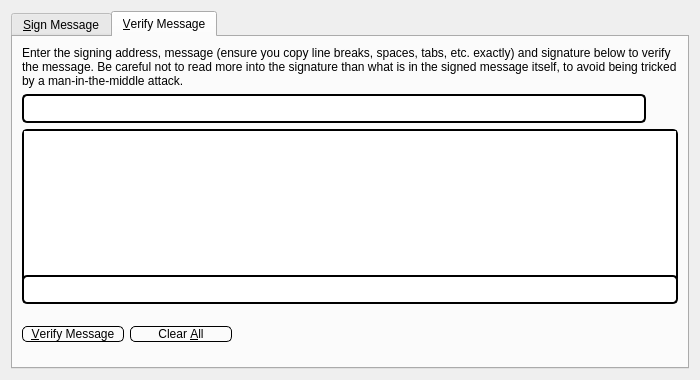
<?xml version="1.0" encoding="UTF-8"?>
<ui version="4.0">
 <class>SignVerifyMessageDialog</class>
 <widget class="QDialog" name="SignVerifyMessageDialog">
  <property name="geometry">
   <rect>
    <x>0</x>
    <y>0</y>
    <width>700</width>
    <height>380</height>
   </rect>
  </property>
  <property name="windowTitle">
   <string>Signatures - Sign / Verify a Message</string>
  </property>
  <property name="modal">
   <bool>true</bool>
  </property>
  <layout class="QVBoxLayout" name="verticalLayout">
   <item>
    <widget class="QTabWidget" name="tabWidget">
     <property name="currentIndex">
      <number>1</number>
     </property>
     <widget class="QWidget" name="tabSignMessage">
      <attribute name="title">
       <string>&amp;Sign Message</string>
      </attribute>
      <layout class="QVBoxLayout" name="verticalLayout_SM">
       <item>
        <widget class="QLabel" name="infoLabel_SM">
         <property name="text">
          <string>You can sign messages with your addresses to prove you own them. Be careful not to sign anything vague, as phishing attacks may try to trick you into signing your identity over to them. Only sign fully-detailed statements you agree to.</string>
         </property>
         <property name="textFormat">
          <enum>Qt::PlainText</enum>
         </property>
         <property name="wordWrap">
          <bool>true</bool>
         </property>
        </widget>
       </item>
       <item>
        <layout class="QHBoxLayout" name="horizontalLayout_1_SM">
         <property name="spacing">
          <number>0</number>
         </property>
         <item>
          <widget class="QValidatedLineEdit" name="addressIn_SM">
           <property name="toolTip">
            <string>The address to sign the message with (e.g. 4Zo1ga6xuKuQ7JV7M9rGDoxdbYwV5zgQJ5)</string>
           </property>
           <property name="styleSheet">
            <string notr="true">border-top-left-radius: 5px;
border-top-right-radius: 5px;
border-bottom-left-radius: 5px;
border-bottom-right-radius: 5px;
border: 2px solid #000000;
min-height: 25px;
max-height: 25px;</string>
           </property>
           <property name="maxLength">
            <number>34</number>
           </property>
          </widget>
         </item>
         <item>
          <widget class="QPushButton" name="addressBookButton_SM">
           <property name="toolTip">
            <string>Choose an address from the address book</string>
           </property>
           <property name="styleSheet">
            <string notr="true">border-top-left-radius: 5px;
border-top-right-radius: 5px;
border-bottom-left-radius: 5px;
border-bottom-right-radius: 5px;
</string>
           </property>
           <property name="text">
            <string/>
           </property>
           <property name="icon">
            <iconset resource="../bitcoin.qrc">
             <normaloff>:/icons/address-book</normaloff>:/icons/address-book</iconset>
           </property>
           <property name="shortcut">
            <string>Alt+A</string>
           </property>
           <property name="autoDefault">
            <bool>false</bool>
           </property>
          </widget>
         </item>
         <item>
          <widget class="QPushButton" name="pasteButton_SM">
           <property name="toolTip">
            <string>Paste address from clipboard</string>
           </property>
           <property name="styleSheet">
            <string notr="true">border-top-left-radius: 5px;
border-top-right-radius: 5px;
border-bottom-left-radius: 5px;
border-bottom-right-radius: 5px;</string>
           </property>
           <property name="text">
            <string/>
           </property>
           <property name="icon">
            <iconset resource="../bitcoin.qrc">
             <normaloff>:/icons/editpaste</normaloff>:/icons/editpaste</iconset>
           </property>
           <property name="shortcut">
            <string>Alt+P</string>
           </property>
           <property name="autoDefault">
            <bool>false</bool>
           </property>
          </widget>
         </item>
        </layout>
       </item>
       <item>
        <widget class="QPlainTextEdit" name="messageIn_SM">
         <property name="toolTip">
          <string>Enter the message you want to sign here</string>
         </property>
         <property name="styleSheet">
          <string notr="true">border-top-left-radius: 5px;
border-top-right-radius: 5px;
border-bottom-left-radius: 5px;
border-bottom-right-radius: 5px;
border: 2px solid #000000;
min-height: 150px;
max-height: 150px;</string>
         </property>
        </widget>
       </item>
       <item>
        <layout class="QHBoxLayout" name="horizontalLayout_2_SM">
         <property name="spacing">
          <number>0</number>
         </property>
         <item>
          <widget class="QLineEdit" name="signatureOut_SM">
           <property name="font">
            <font>
             <italic>true</italic>
            </font>
           </property>
           <property name="styleSheet">
            <string notr="true">border-top-left-radius: 5px;
border-top-right-radius: 5px;
border-bottom-left-radius: 5px;
border-bottom-right-radius: 5px;
border: 2px solid #000000;
min-height: 25px;
max-height: 25px;</string>
           </property>
           <property name="readOnly">
            <bool>true</bool>
           </property>
          </widget>
         </item>
         <item>
          <widget class="QPushButton" name="copySignatureButton_SM">
           <property name="toolTip">
            <string>Copy the current signature to the system clipboard</string>
           </property>
           <property name="styleSheet">
            <string notr="true">border-top-left-radius: 5px;
border-top-right-radius: 5px;
border-bottom-left-radius: 5px;
border-bottom-right-radius: 5px;


</string>
           </property>
           <property name="text">
            <string/>
           </property>
           <property name="icon">
            <iconset resource="../bitcoin.qrc">
             <normaloff>:/icons/editcopy</normaloff>:/icons/editcopy</iconset>
           </property>
           <property name="autoDefault">
            <bool>false</bool>
           </property>
          </widget>
         </item>
        </layout>
       </item>
       <item>
        <layout class="QHBoxLayout" name="horizontalLayout_3_SM">
         <item>
          <widget class="QPushButton" name="signMessageButton_SM">
           <property name="toolTip">
            <string>Sign the message to prove you own this VOLVOX address</string>
           </property>
           <property name="styleSheet">
            <string notr="true">border-top-left-radius: 5px;
border-top-right-radius: 5px;
border-bottom-left-radius: 5px;
border-bottom-right-radius: 5px;
border: 1px solid #000000;
min-width: 100px;
max-width: 100px;
</string>
           </property>
           <property name="text">
            <string>&amp;Sign Message</string>
           </property>
           <property name="icon">
            <iconset resource="../bitcoin.qrc">
             <normaloff>:/icons/edit</normaloff>:/icons/edit</iconset>
           </property>
           <property name="autoDefault">
            <bool>false</bool>
           </property>
          </widget>
         </item>
         <item>
          <widget class="QPushButton" name="clearButton_SM">
           <property name="toolTip">
            <string>Reset all sign message fields</string>
           </property>
           <property name="styleSheet">
            <string notr="true">border-top-left-radius: 5px;
border-top-right-radius: 5px;
border-bottom-left-radius: 5px;
border-bottom-right-radius: 5px;
border: 1px solid #000000;
min-width: 90px;
max-width: 90px;</string>
           </property>
           <property name="text">
            <string>Clear &amp;All</string>
           </property>
           <property name="icon">
            <iconset resource="../bitcoin.qrc">
             <normaloff>:/icons/remove</normaloff>:/icons/remove</iconset>
           </property>
           <property name="autoDefault">
            <bool>false</bool>
           </property>
          </widget>
         </item>
         <item>
          <spacer name="horizontalSpacer_1_SM">
           <property name="orientation">
            <enum>Qt::Horizontal</enum>
           </property>
           <property name="sizeHint" stdset="0">
            <size>
             <width>40</width>
             <height>48</height>
            </size>
           </property>
          </spacer>
         </item>
         <item>
          <widget class="QLabel" name="statusLabel_SM">
           <property name="font">
            <font>
             <weight>75</weight>
             <bold>true</bold>
            </font>
           </property>
           <property name="text">
            <string/>
           </property>
           <property name="wordWrap">
            <bool>true</bool>
           </property>
          </widget>
         </item>
         <item>
          <spacer name="horizontalSpacer_2_SM">
           <property name="orientation">
            <enum>Qt::Horizontal</enum>
           </property>
           <property name="sizeHint" stdset="0">
            <size>
             <width>40</width>
             <height>48</height>
            </size>
           </property>
          </spacer>
         </item>
        </layout>
       </item>
      </layout>
     </widget>
     <widget class="QWidget" name="tabVerifyMessage">
      <attribute name="title">
       <string>&amp;Verify Message</string>
      </attribute>
      <layout class="QVBoxLayout" name="verticalLayout_VM">
       <item>
        <widget class="QLabel" name="infoLabel_VM">
         <property name="text">
          <string>Enter the signing address, message (ensure you copy line breaks, spaces, tabs, etc. exactly) and signature below to verify the message. Be careful not to read more into the signature than what is in the signed message itself, to avoid being tricked by a man-in-the-middle attack.</string>
         </property>
         <property name="textFormat">
          <enum>Qt::PlainText</enum>
         </property>
         <property name="alignment">
          <set>Qt::AlignLeading|Qt::AlignLeft|Qt::AlignTop</set>
         </property>
         <property name="wordWrap">
          <bool>true</bool>
         </property>
        </widget>
       </item>
       <item>
        <layout class="QHBoxLayout" name="horizontalLayout_1_VM">
         <property name="spacing">
          <number>0</number>
         </property>
         <item>
          <widget class="QValidatedLineEdit" name="addressIn_VM">
           <property name="toolTip">
            <string>The address the message was signed with (e.g. 4Zo1ga6xuKuQ7JV7M9rGDoxdbYwV5zgQJ5)</string>
           </property>
           <property name="styleSheet">
            <string notr="true">border-top-left-radius: 5px;
border-top-right-radius: 5px;
border-bottom-left-radius: 5px;
border-bottom-right-radius: 5px;
border: 2px solid #000000;
min-height: 25px;
max-height: 25px;
</string>
           </property>
           <property name="maxLength">
            <number>34</number>
           </property>
          </widget>
         </item>
         <item>
          <widget class="QPushButton" name="addressBookButton_VM">
           <property name="toolTip">
            <string>Choose an address from the address book</string>
           </property>
           <property name="styleSheet">
            <string notr="true">border-top-left-radius: 5px;
border-top-right-radius: 5px;
border-bottom-left-radius: 5px;
border-bottom-right-radius: 5px;


</string>
           </property>
           <property name="text">
            <string/>
           </property>
           <property name="icon">
            <iconset resource="../bitcoin.qrc">
             <normaloff>:/icons/address-book</normaloff>:/icons/address-book</iconset>
           </property>
           <property name="shortcut">
            <string>Alt+A</string>
           </property>
           <property name="autoDefault">
            <bool>false</bool>
           </property>
          </widget>
         </item>
        </layout>
       </item>
       <item>
        <widget class="QPlainTextEdit" name="messageIn_VM">
         <property name="styleSheet">
          <string notr="true">border-top-left-radius: 5px;
border-top-right-radius: 5px;
border-bottom-left-radius: 5px;
border-bottom-right-radius: 5px;
border: 2px solid #000000;
min-height: 150px;
max-height: 150px;</string>
         </property>
        </widget>
       </item>
       <item>
        <widget class="QValidatedLineEdit" name="signatureIn_VM">
         <property name="styleSheet">
          <string notr="true">border-top-left-radius: 5px;
border-top-right-radius: 5px;
border-bottom-left-radius: 5px;
border-bottom-right-radius: 5px;
border: 2px solid #000000;
min-height: 25px;
max-height: 25px;</string>
         </property>
        </widget>
       </item>
       <item>
        <layout class="QHBoxLayout" name="horizontalLayout_2_VM">
         <item>
          <widget class="QPushButton" name="verifyMessageButton_VM">
           <property name="toolTip">
            <string>Verify the message to ensure it was signed with the specified VOLVOX address</string>
           </property>
           <property name="styleSheet">
            <string notr="true">border-top-left-radius: 5px;
border-top-right-radius: 5px;
border-bottom-left-radius: 5px;
border-bottom-right-radius: 5px;
border: 1px solid #000000;
min-width: 100px;
max-width: 100px;
</string>
           </property>
           <property name="text">
            <string>&amp;Verify Message</string>
           </property>
           <property name="icon">
            <iconset resource="../bitcoin.qrc">
             <normaloff>:/icons/transaction_0</normaloff>:/icons/transaction_0</iconset>
           </property>
           <property name="autoDefault">
            <bool>false</bool>
           </property>
          </widget>
         </item>
         <item>
          <widget class="QPushButton" name="clearButton_VM">
           <property name="toolTip">
            <string>Reset all verify message fields</string>
           </property>
           <property name="styleSheet">
            <string notr="true">border-top-left-radius: 5px;
border-top-right-radius: 5px;
border-bottom-left-radius: 5px;
border-bottom-right-radius: 5px;
border: 1px solid #000000;
min-width: 100px;
max-width: 100px;
</string>
           </property>
           <property name="text">
            <string>Clear &amp;All</string>
           </property>
           <property name="icon">
            <iconset resource="../bitcoin.qrc">
             <normaloff>:/icons/remove</normaloff>:/icons/remove</iconset>
           </property>
           <property name="autoDefault">
            <bool>false</bool>
           </property>
          </widget>
         </item>
         <item>
          <spacer name="horizontalSpacer_1_VM">
           <property name="orientation">
            <enum>Qt::Horizontal</enum>
           </property>
           <property name="sizeHint" stdset="0">
            <size>
             <width>40</width>
             <height>48</height>
            </size>
           </property>
          </spacer>
         </item>
         <item>
          <widget class="QLabel" name="statusLabel_VM">
           <property name="font">
            <font>
             <weight>75</weight>
             <bold>true</bold>
            </font>
           </property>
           <property name="text">
            <string/>
           </property>
           <property name="wordWrap">
            <bool>true</bool>
           </property>
          </widget>
         </item>
         <item>
          <spacer name="horizontalSpacer_2_VM">
           <property name="orientation">
            <enum>Qt::Horizontal</enum>
           </property>
           <property name="sizeHint" stdset="0">
            <size>
             <width>40</width>
             <height>48</height>
            </size>
           </property>
          </spacer>
         </item>
        </layout>
       </item>
      </layout>
     </widget>
    </widget>
   </item>
  </layout>
 </widget>
 <customwidgets>
  <customwidget>
   <class>QValidatedLineEdit</class>
   <extends>QLineEdit</extends>
   <header>qvalidatedlineedit.h</header>
  </customwidget>
 </customwidgets>
 <resources>
  <include location="../bitcoin.qrc"/>
 </resources>
 <connections/>
</ui>
